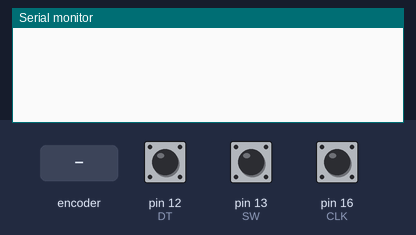
A sketch run on a simulated Arduino Mega 2560, built with avr-gcc and run on an emulated ATmega2560. Parts: the last lines printed to the serial monitor. The test bench sets the inputs (shaded band); at power-on: pin 13 (SW) HIGH, pin 12 (DT) HIGH, pin 16 (CLK) HIGH.

Above: at 1.2 s.
1.3 s: rotary encoder on pin 16 (CLK) / pin 12 (DT) turned 1 step (first pin leading)
At 1.8 s:
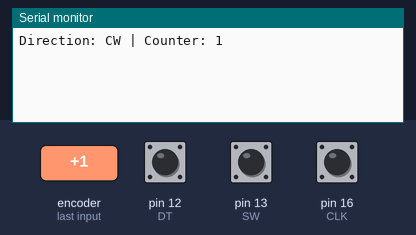
3.0 s: pin 13 (SW) pulled LOW for 0.15 s
At 4.1 s:
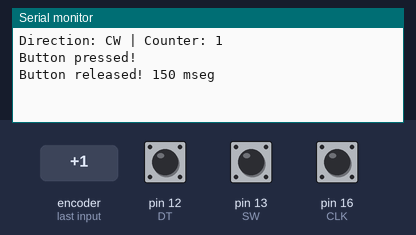
4.6 s: rotary encoder on pin 16 (CLK) / pin 12 (DT) turned 2 steps (second pin leading)
At 5.4 s:
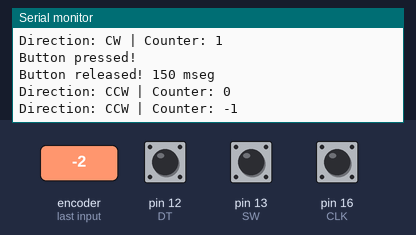
6.5 s: pin 13 (SW) pulled LOW for 3.2 s
At 7.3 s:
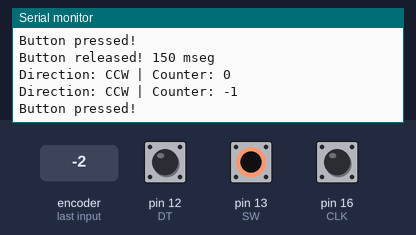

The sketch:

RotaryEncoder_3.1.ino
```cpp
// Rotary Encoder Inputs injectora
/*
Implementa:
  * Press
  * Released
  * Longpress
  * Scroll simple
  * Scroll press

*/

#define VCC 53
//define GND GND

// Rotary Encoder Inputs
#define SW 13
#define DT 12
#define CLK 16


bool flagCLK;
bool flagPress = LOW;        //Flag de presión de botón
bool flagRelease = LOW;      //Flag de liberación de botón
bool flagLongpress = LOW;    //Flag de presión larga
bool activeLongpress = LOW;  //Flag de activación presión larga
bool btnState = HIGH;        //LOW is pressed

int counter, counter2 = 0;
int currentStateCLK, currentStateDT;
int lastStateCLK;
int lastStateBTN = HIGH;
int lastStateDT;

String currentDir = "";

unsigned long lastButtonPress = 0;
unsigned long lastButtonRelease = 0;  //Antirebote botón al soltar
unsigned long countLongPress = 0;     //Tiempo botón presionado


void setup() {

  // Set encoder pins as inputs
  pinMode(CLK, INPUT);
  pinMode(DT, INPUT);
  pinMode(SW, INPUT_PULLUP);
  pinMode(VCC, OUTPUT);

  digitalWrite(VCC, HIGH);

  // Setup Serial Monitor
  Serial.begin(9600);

  // Read the initial state of CLK
  lastStateCLK = digitalRead(CLK);
}

void loop() {


  //**********************************************************************
  //                          Control del encoder
  //**********************************************************************

  currentStateCLK = digitalRead(CLK);
  currentStateDT = digitalRead(DT);

  //Serial plotter
  // Serial.print("CLK:");
  // Serial.print(currentStateCLK);
  // Serial.print(",");
  // Serial.print("DT:");
  // Serial.println(currentStateDT);

  if (currentStateCLK == LOW && currentStateCLK != lastStateCLK) {

    flagCLK = HIGH;
    lastStateCLK = currentStateCLK;

  } else if (currentStateCLK == HIGH && currentStateCLK != lastStateCLK) {

    flagCLK = LOW;
    lastStateCLK = currentStateCLK;

  } else {
    //lastStateCLK = currentStateCLK;
  }

  if (flagCLK == HIGH) {

    if (currentStateDT == LOW && currentStateDT != lastStateDT) {

      if(btnState == LOW){
      counter2++;
      countLongPress = millis();
      }
      else{
      counter++;
      }

      currentDir = "CW";
      flagCLK = LOW;
      Serial.print("Direction: ");
      Serial.print(currentDir);
      Serial.print(" | Counter: ");
      Serial.println(counter);

    } else if (currentStateDT == HIGH && currentStateDT != lastStateDT) {

      if(btnState == LOW){
      counter2--;
      countLongPress = millis();
      }
      else{
      counter--;
      }

      currentDir = "CCW";
      flagCLK = LOW;
      Serial.print("Direction: ");
      Serial.print(currentDir);
      Serial.print(" | Counter: ");
      Serial.println(counter);
    }

    //lastStateDT = currentStateDT;
  } else {
    lastStateDT = currentStateDT;
  }


  //**********************************************************************
  //                          Botón
  //**********************************************************************

  // Read the button state
  btnState = digitalRead(SW);

  //If we detect LOW signal, button is pressed
  if (btnState == LOW && lastStateBTN == HIGH) {
    //if 50ms have passed since last LOW pulse, it means that the
    //button has been pressed, released and pressed again
    if (millis() - lastButtonPress > 50) {
      flagPress = HIGH;
      flagLongpress = HIGH;
      activeLongpress = LOW;
      //flagRelease = LOW;
      countLongPress = millis();
    }

    // Remember last button press event
    lastButtonPress = millis();
  }
  //Si detecta señal HIGH y antes estaba presionado, el botón se liberó
  else if (btnState == HIGH && lastStateBTN == LOW) {
    //if 50ms have passed since last LOW pulse, it means that the
    //button has been pressed, released and pressed again
    if (millis() - lastButtonRelease > 50) {
      flagRelease = HIGH;
      flagLongpress = LOW;
    }
    // Remember last button release event
    lastButtonRelease = millis();
  }

  // Remember last button state
  lastStateBTN = btnState;

  //Efectos sobre el botón
  if (flagPress == HIGH) {
    flagPress = LOW;
    Serial.println("Button pressed!");
  }
  if (flagRelease == HIGH && activeLongpress == LOW) {
    flagRelease = LOW;
    Serial.print("Button released! ");
    Serial.print(millis() - countLongPress);
    Serial.println(" mseg");
  } else {
    flagRelease = LOW;
  }
  if (flagLongpress == HIGH) {
    if (millis() - countLongPress > 3000) {
      flagLongpress = LOW;
      activeLongpress = HIGH;
      Serial.println("Button pressed > 3seg");
    }
  }
}
```

Measured:
- after the input at 1.3 s, the serial monitor: prints a new line at once (image 1)
- after the input at 3.0 s, the serial monitor: prints a new line at once (image 2)
- after the input at 4.6 s, the serial monitor: prints a new line after 0.05 s (image 3)
- after the input at 6.5 s, the serial monitor: prints a new line at once (image 4)
